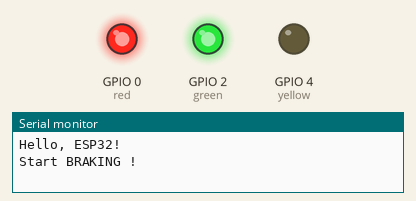
Recording of a sketch running on a simulated ESP32. Parts: output pins drawn as LEDs (lit = HIGH), the last lines printed to the serial monitor.

Above: at 1.5 s.
At 3.0 s:
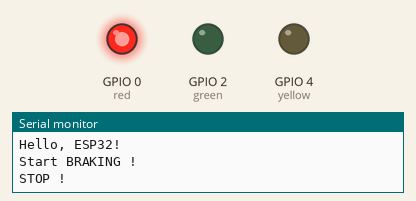
At 4.5 s:
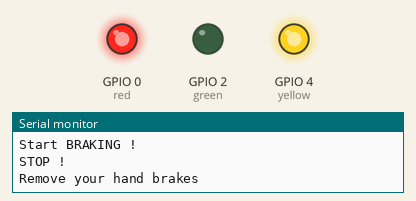
At 6.0 s:
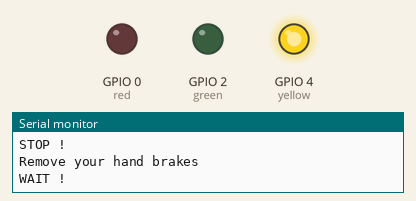
At 7.5 s:
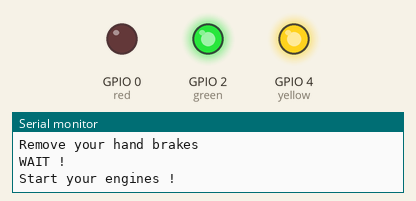
At 9.0 s:
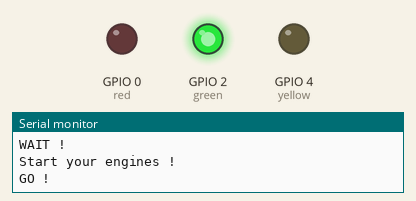
Timing chart, 0 to 12.7 s (numbered marks = the images above):
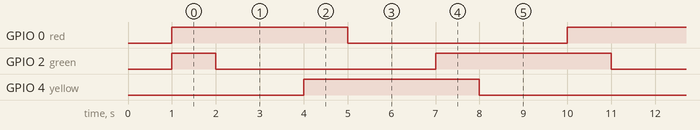

The sketch:

traffic_Lights_esp.ino
```cpp
int red=0;
int green=2;
int yellow=4;

void setup() {
  // put your setup code here, to run once:
  Serial.begin(115200);
  Serial.println("Hello, ESP32!");
  pinMode(red, OUTPUT);
  pinMode(yellow, OUTPUT);
  pinMode(green, OUTPUT);

  digitalWrite(red,LOW);
  digitalWrite(yellow,LOW);
  digitalWrite(green,LOW);
  delay(1000);
}

void loop() {
  // put your main code here, to run repeatedly:
  digitalWrite(red,HIGH);
  digitalWrite(yellow,LOW);
  digitalWrite(green,HIGH);
  Serial.println("Start BRAKING !");
  delay(1000);

  digitalWrite(red,HIGH);
  digitalWrite(yellow,LOW);
  digitalWrite(green,LOW);
  Serial.println("STOP !");
  delay(2000);

  digitalWrite(red,HIGH);
  digitalWrite(yellow,HIGH);
  digitalWrite(green,LOW);
  Serial.println("Remove your hand brakes");
  delay(1000);

  digitalWrite(red,LOW);
  digitalWrite(yellow,HIGH);
  digitalWrite(green,LOW);
  Serial.println("WAIT !");
  delay(2000);


  digitalWrite(red,LOW);
  digitalWrite(yellow,HIGH);
  digitalWrite(green,HIGH);
  Serial.println("Start your engines !");
  delay(1000);

  digitalWrite(red,LOW);
  digitalWrite(yellow,LOW);
  digitalWrite(green,HIGH);
  Serial.println("GO !");
  delay(2000);
}
```

Measured:
- by itself, GPIO 0 (red), GPIO 4 (yellow): alternates HIGH for 4.0 s and LOW for 5.0 s
- by itself, GPIO 2 (green): repeats every 9.0 s: LOW 5.0 s, HIGH 4.0 s
- by itself, everything shown: repeats every 9.0 s, in 6 steps
